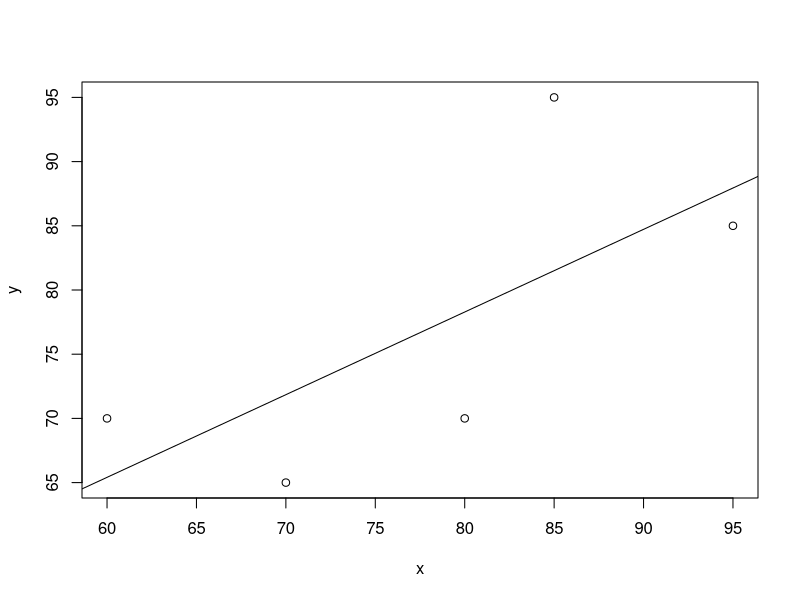
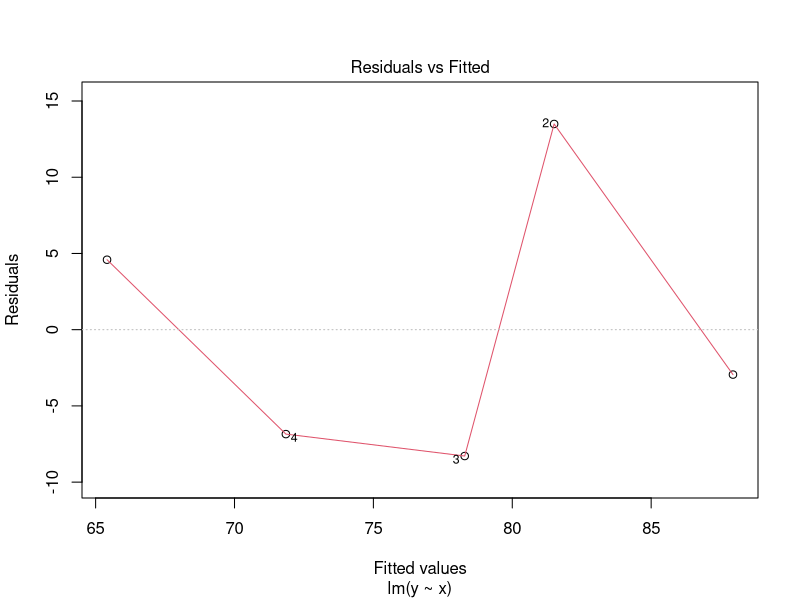
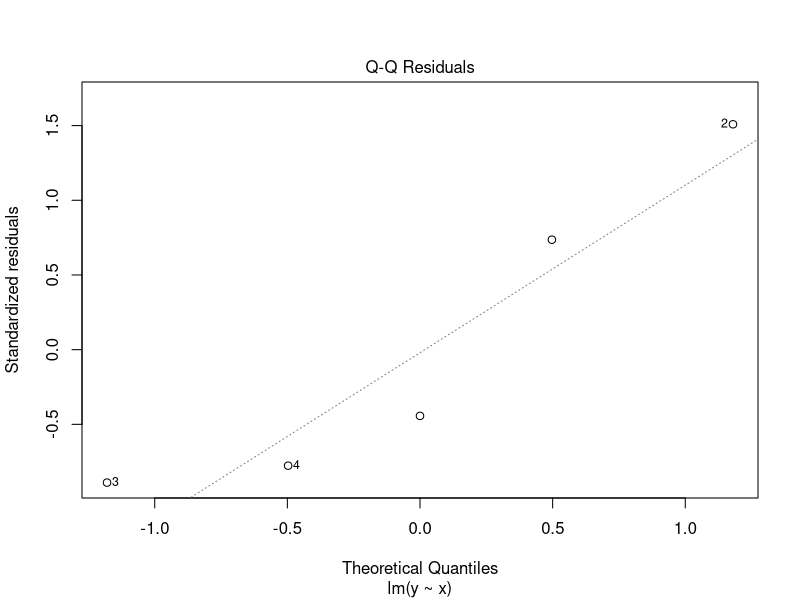
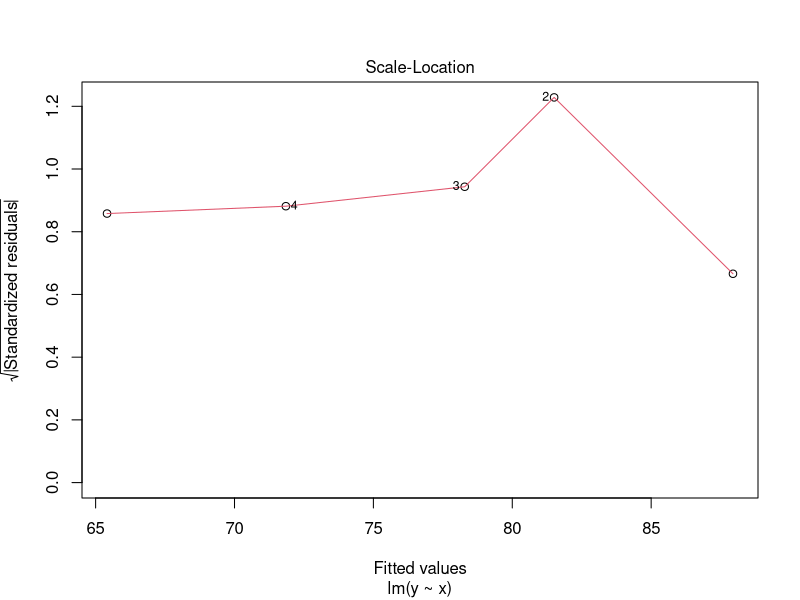
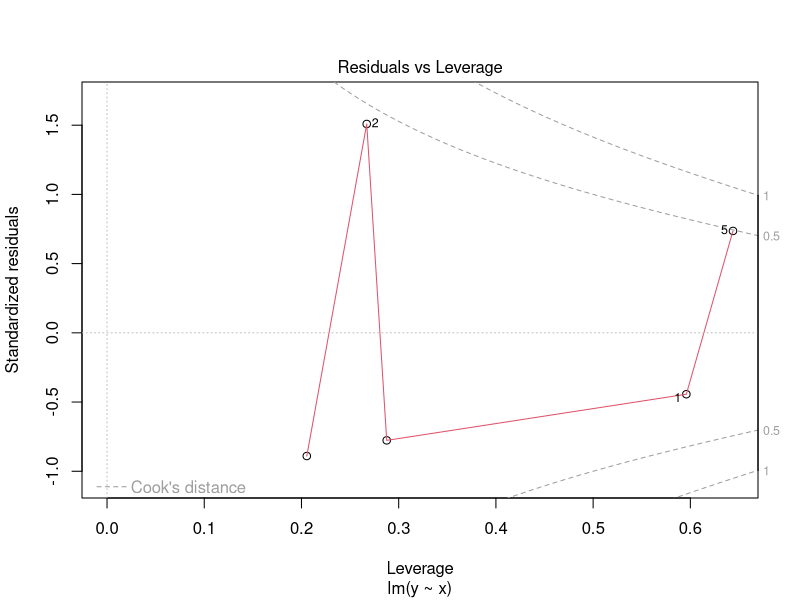

The R script that drew these images, in order:
x=c(95,85,80,70,60)
y=c(85,95,70,65,70)
cor(x,y)
cor(x,y)^2
plot(x,y)
fit=lm(y~x)
abline(fit)
fit 
summary(fit)

fit$residuals
fit$fitted.values

anova(fit)

plot(fit)
